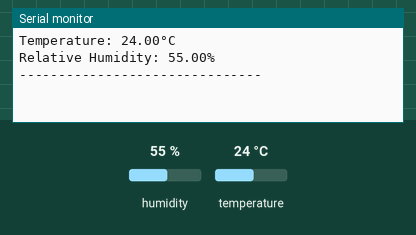
Simulated run of this sketch. Board: ESP8266 (NodeMCU). Parts: the last lines printed to the serial monitor. The test bench sets the inputs (shaded band); at power-on: humidity 55 %, temperature 24 °C. WiFi joins after 1.5 s; servers stay silent unless stated.

Above: at 3.0 s.
3.1 s: humidity set to 22 %
At 4.4 s:
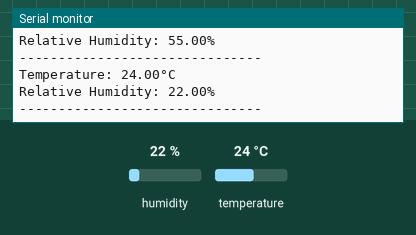
4.6 s: temperature set to 12 °C
At 5.6 s:
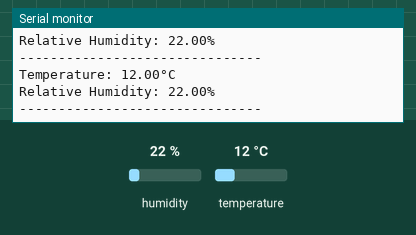
6.1 s: humidity set to 40 %
At 7.5 s:
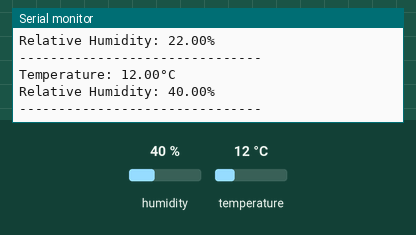
Timing chart, 0 to 9.1 s (numbered marks = the images above; inputs shaded):
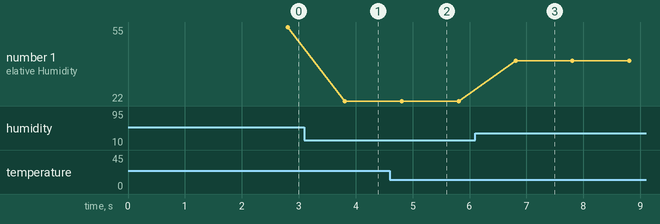

Measured:
- after the input at 3.1 s, the serial monitor: prints a new line after 0.71 s (image 1)
- after the input at 4.6 s, the serial monitor: prints a new line after 0.21 s (image 2)
- after the input at 6.1 s, the serial monitor: prints a new line after 0.71 s (image 3)
- plotted number 1: 55 → 22 after the input at 3.1 s, 22 → 40 after the input at 6.1 s

The sketch:

DHT_BLYNK.ino
```cpp
/*************************************************************

  This is a simple demo of sending and receiving some data.
  Be sure to check out other examples!
 *************************************************************/

// Template ID, Device Name and Auth Token are provided by the Blynk.Cloud
// See the Device Info tab, or Template settings
#define BLYNK_TEMPLATE_ID "TMPLJPcNPo5q"
#define BLYNK_DEVICE_NAME "DHT11"
#define BLYNK_AUTH_TOKEN "Js7lgXdue3Q9pvwASZuz19U8qJD2MLjr"


#define DHTPIN 2
#define DHTTYPE    DHT11

#define BLYNK_PRINT Serial

#include <Adafruit_Sensor.h>
#include <DHT.h>
#include <DHT_U.h>
#include <ESP8266WiFi.h>
#include <BlynkSimpleEsp8266.h>


char auth[] = BLYNK_AUTH_TOKEN;

// Your WiFi credentials.
// Set password to "" for open networks.
char ssid[] = "WIFI NAME";
char pass[] = "WIFI PASSWORD";

BlynkTimer timer;
DHT_Unified dht(DHTPIN, DHTTYPE);

// This function is called every time the Virtual Pin 0 state changes


// This function is called every time the device is connected to the Blynk.Cloud
BLYNK_CONNECTED()
{
  // Change Web Link Button message to "Congratulations!"
  Blynk.setProperty(V3, "offImageUrl", "https://static-image.nyc3.cdn.digitaloceanspaces.com/general/fte/congratulations.png");
  Blynk.setProperty(V3, "onImageUrl",  "https://static-image.nyc3.cdn.digitaloceanspaces.com/general/fte/congratulations_pressed.png");
  Blynk.setProperty(V3, "url", "https://docs.blynk.io/en/getting-started/what-do-i-need-to-blynk/how-quickstart-device-was-made");
}

// This function sends Arduino's uptime every second to Virtual Pin 2.
void myTimerEvent()
{

  //Write Code Here:
  sensors_event_t event;
  dht.temperature().getEvent(&event);
  Serial.print("Temperature: ");
  float temp = float(event.temperature);
  Serial.print(event.temperature);
  Blynk.virtualWrite(V1, temp);
  Serial.println("°C");

  dht.humidity().getEvent(&event);
  Serial.print("Relative Humidity: ");
  float hum = float(event.relative_humidity);
  Serial.print(hum);
  Blynk.virtualWrite(V2, hum);
  Serial.println("%");
  Serial.println("\n-------------------------------");

}
void setup()
{

  // Debug console
  Serial.begin(115200);
  dht.begin();
  Blynk.begin(auth, ssid, pass);

  // You can also specify server:
  //Blynk.begin(auth, ssid, pass, "blynk.cloud", 80);
  //Blynk.begin(auth, ssid, pass, IPAddress(192,168,1,100), 8080);

  // Setup a function to be called every second
  timer.setInterval(1000L, myTimerEvent);
}

void loop()
{
  Blynk.run();
  timer.run();

  // You can inject your own code or combine it with other sketches.
  // Check other examples on how to communicate with Blynk. Remember
  // to avoid delay() function!
}
```
